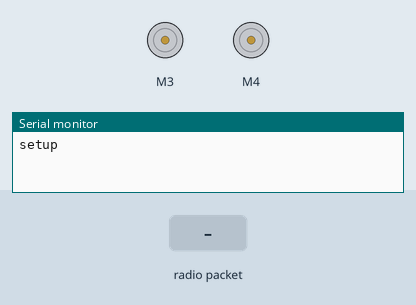
Bench run of a sketch on a simulated Arduino Uno, built with avr-gcc and run on an emulated ATmega328P. On the bench: 2 × DC motor (green arrow = forward, orange = backward, longer = faster), the last lines printed to the serial monitor. The inputs (shaded band) are chosen by the test bench. No radio packets arrive unless stated.

Above: at 1.2 s.
1.3 s: radio packet "F" arrives
At 1.6 s:
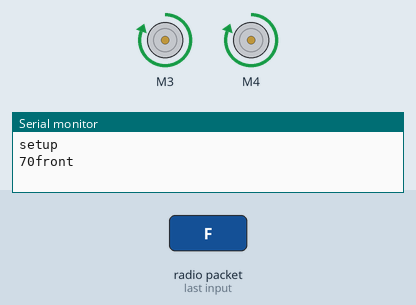
2.8 s: radio packet "B" arrives
At 4.0 s:
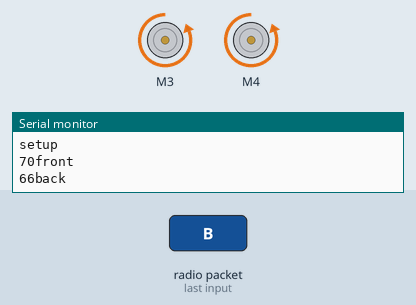
4.3 s: radio packet "S" arrives
At 5.1 s:
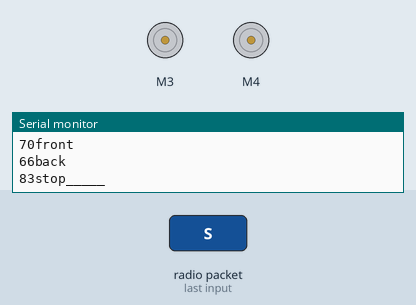
5.8 s: radio packet "L" arrives
At 6.3 s:
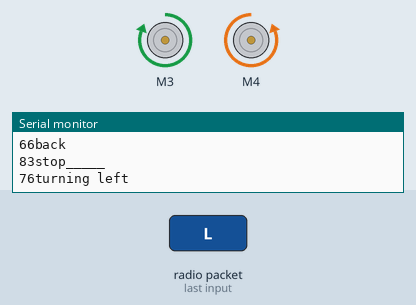
7.3 s: radio packet "R" arrives
At 8.5 s:
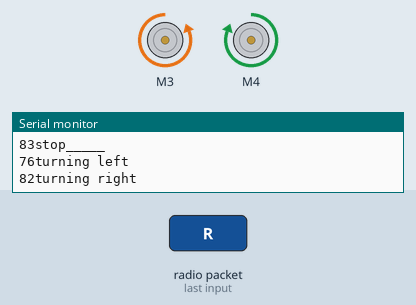
8.8 s: radio packet "G" arrives
At 9.7 s:
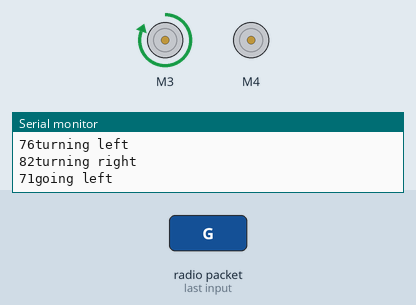
Timing chart, 0 to 11.3 s (numbered marks = the images above; inputs shaded):
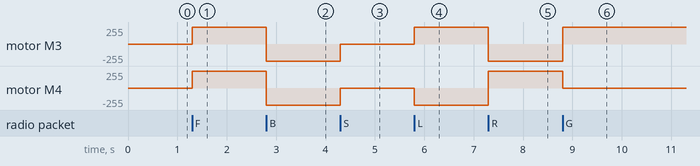

The sketch:

samvaram_receive.ino
```cpp
// RECIEVER CODE


  #include <VirtualWire.h>
#include <AFMotor.h>
int headlight = A5 , backlight = A0 ;
int s = 255 ;
AF_DCMotor lmotor(4);
AF_DCMotor rmotor(3);
void setup()
{
    Serial.begin(9600);  // Debugging only
    Serial.println("setup");
    // Initialise the IO and ISR
    vw_setup(2000);  // Bits per sec
    vw_set_rx_pin(A1);//Receiver at Digital Pin 2
    vw_rx_start();// Start the receiver PLL running


}

void loop()
{


    uint8_t buf[VW_MAX_MESSAGE_LEN];
    uint8_t buflen = VW_MAX_MESSAGE_LEN;

    if (vw_get_message(buf, &buflen)) // Non-blocking
    {
  int i;


  for (i = 0; i < buflen; i++)
  {
      Serial.print(buf[i]);
        if(buf[i] == 'F')
        {
                Serial.println("front");
      rmotor.run(FORWARD);
      rmotor.setSpeed(s);
      lmotor.run(FORWARD);
      lmotor.setSpeed(s);
      }
       if(buf[i] == 'B')
      {
      Serial.println("back");
      rmotor.run(BACKWARD);
      rmotor.setSpeed(s);
      lmotor.run(BACKWARD);
      lmotor.setSpeed(s);
      }
        if(buf[i] == 'S')
      {
      Serial.println("stop_____");
      rmotor.run(BACKWARD);
      rmotor.setSpeed(0);
      lmotor.run(BACKWARD);
      lmotor.setSpeed(0);
      }
        if(buf[i] == 'L')
      {
      Serial.println("turning left");
      rmotor.run(FORWARD);
      rmotor.setSpeed(s);
      lmotor.run(BACKWARD);
      lmotor.setSpeed(s);
      }
        if(buf[i] == 'R')
        {
      Serial.println("turning right");
      rmotor.run(BACKWARD);
      rmotor.setSpeed(s);
      lmotor.run(FORWARD);
      lmotor.setSpeed(s);

        }
        if(buf[i] == 'G')
      {
      Serial.println("going left");
      rmotor.run(FORWARD);
      rmotor.setSpeed(s);
      lmotor.run(BACKWARD);
      lmotor.setSpeed(0);
      }
        if(buf[i] == 'H')
      {
      Serial.println("back right");
      rmotor.run(BACKWARD);
      rmotor.setSpeed(0);
      lmotor.run(BACKWARD);
      lmotor.setSpeed(s);
      }
        if(buf[i] == 'I')
      {
      Serial.println("going right");
      rmotor.run(BACKWARD);
      rmotor.setSpeed(0);
      lmotor.run(FORWARD);
      lmotor.setSpeed(s);

      }
        if(buf[i] == 'J')
      {
      Serial.println("back left");
      rmotor.run(BACKWARD);
      rmotor.setSpeed(s);
      lmotor.run(BACKWARD);
      lmotor.setSpeed(0);

      }
        if(buf[i] == 'W')
      {
      Serial.println("headlight ON");
      digitalWrite(headlight , HIGH );

      }
        if(buf[i] == 'U')
      {
      Serial.println("backlight ON");
      digitalWrite(backlight , HIGH );

      }
        if(buf[i] == 'V')
      {
         Serial.println("V");
      }
        if(buf[i] == 'u')
      {
      Serial.println("backlight OFF");
      digitalWrite(backlight , LOW );

      }
        if(buf[i] == 'v')
      {
         Serial.println("v");
      }
        if(buf[i] == 'w')
      {
      Serial.println("headlight OFF");
      digitalWrite(headlight , LOW );

      }
        if(buf[i] == '0')
      {
         s=0;
         Serial.println("0");
      }
        if(buf[i] == '1')
      {
         s=28;
         Serial.println("1");
      }
        if(buf[i] == '2')
      {
         s=57;
         Serial.println("2");
      }
        if(buf[i] == '3')
      {
         s=65;
         Serial.println("3");
      }
        if(buf[i] == '4')
      {
         s=113;
         Serial.println("4");
      }
        if(buf[i] == '5')
      {
         s=141;
         Serial.println("5");
      }
        if(buf[i] == '6')
      {
         s=170;
         Serial.println("6");
      }
        if(buf[i] == '7')
      {
         s=199;
         Serial.println("7");
      }
        if(buf[i] == '8')
      {
         s=226;
         Serial.println("8");
      }
        if(buf[i] == '9')
      {
         s=255;
         Serial.println("9");
      }

  }//close for loop


   }//close main if
}//close loop
//you can print the data entered when debugging by adding Serial.println

////////////////////////////////////////////////////////////////////////////////////////
```

Measured:
- after the input at 1.3 s, motor M3, motor M4: stopped → forward 255/255 at once
- after the input at 2.8 s, motor M3, motor M4: forward 255/255 → backward 255/255 at once
- after the input at 4.3 s, motor M3, motor M4: backward 255/255 → stopped at once
- after the input at 5.8 s, motor M3: stopped → forward 255/255 at once; motor M4: stopped → backward 255/255 at once
- after the input at 7.3 s, motor M3: forward 255/255 → backward 255/255 at once; motor M4: backward 255/255 → forward 255/255 at once
- after the input at 8.8 s, motor M3: backward 255/255 → forward 255/255 at once; motor M4: forward 255/255 → stopped at once
